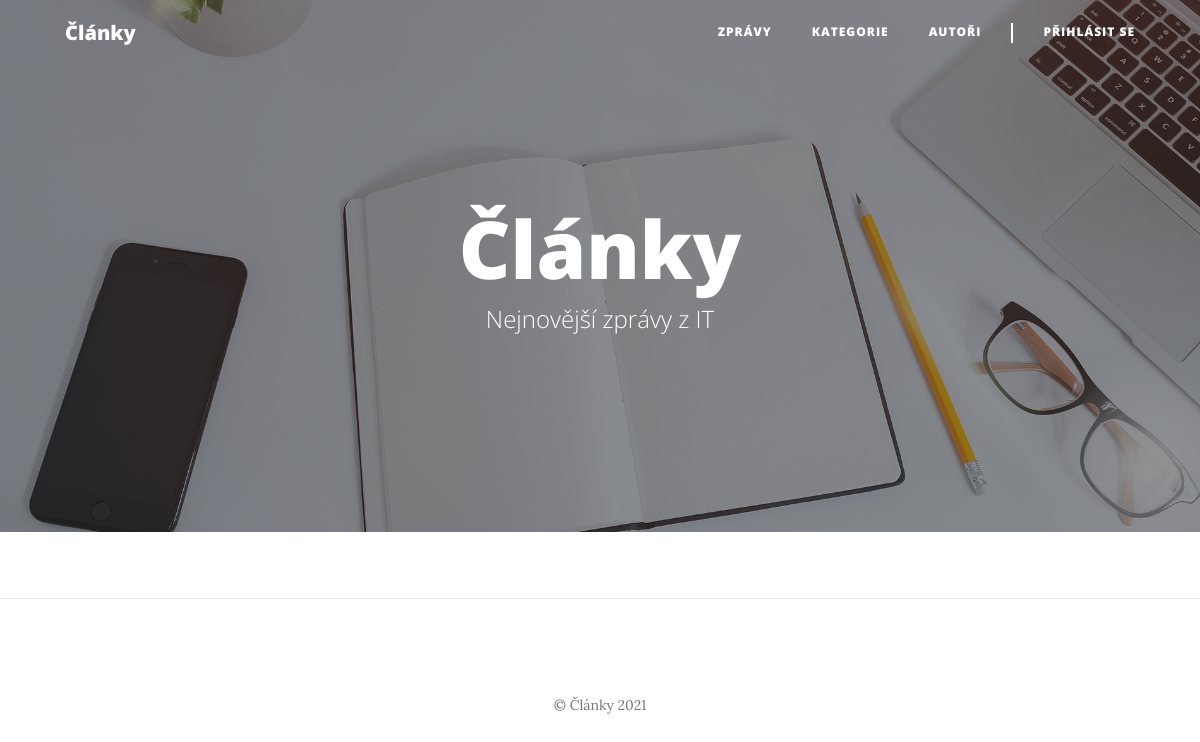
/, run on an earlier commit of the app's database.
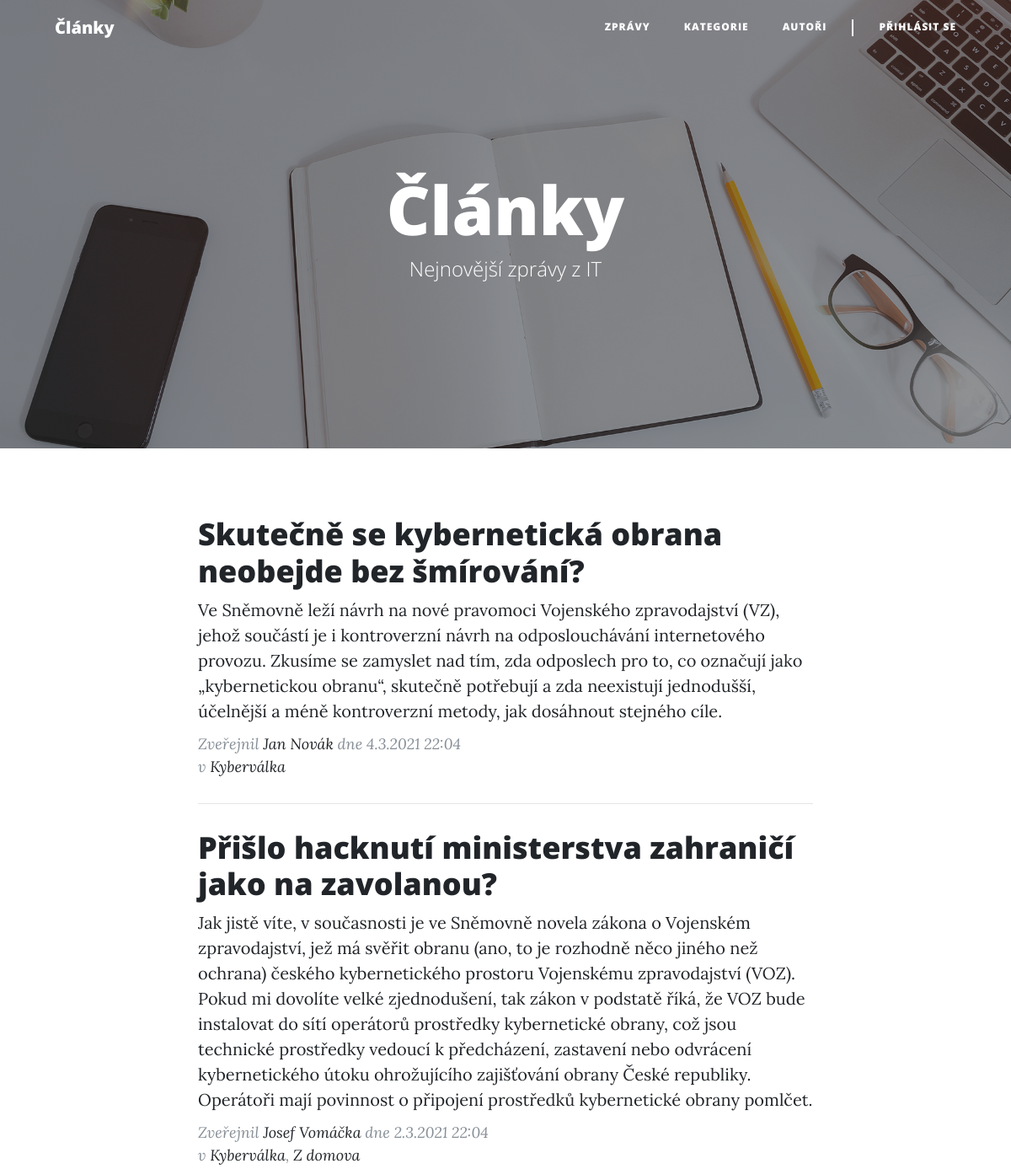
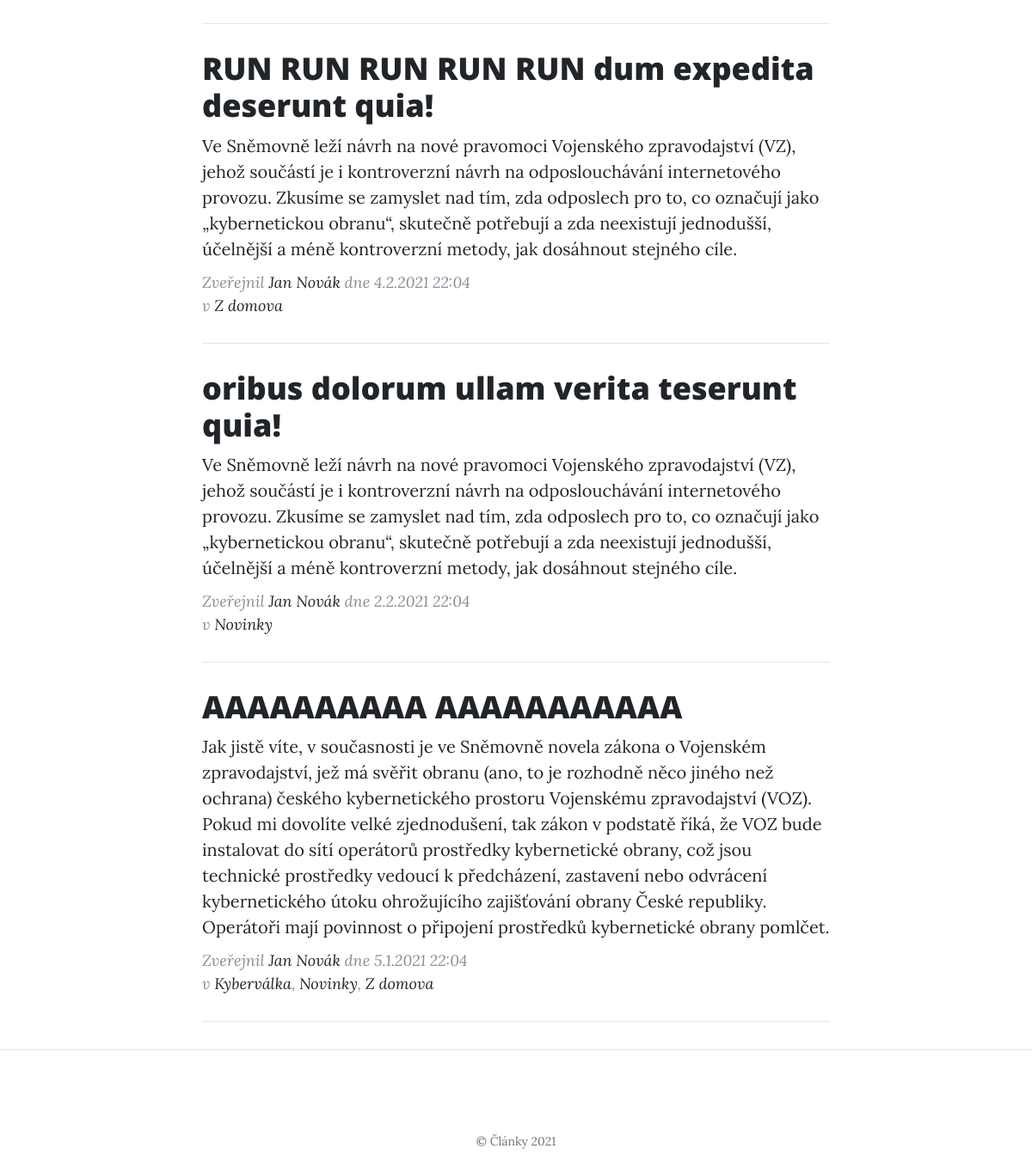
And on a later commit of the database (2 pictures, top to bottom).
### tables this page shows
CREATE TABLE `article` (
  `id` int(10) UNSIGNED NOT NULL,
  `user_id` int(10) UNSIGNED DEFAULT NULL,
  `title` varchar(150) NOT NULL,
  `perex` text NOT NULL,
  `text` text NOT NULL,
  `created_at` datetime NOT NULL DEFAULT current_timestamp(),
  `published` tinyint(1) NOT NULL DEFAULT 0
);

CREATE TABLE `user` (
  `id` int(10) UNSIGNED NOT NULL,
  `email` varchar(50) NOT NULL,
  `password` varchar(256) NOT NULL,
  `name` varchar(30) NOT NULL,
  `admin` tinyint(1) NOT NULL DEFAULT 0
);

CREATE TABLE `category` (
  `id` int(10) UNSIGNED NOT NULL,
  `name` varchar(50) NOT NULL
);

### php/templates/article_list.php (called while the page is built)
<?php
include "./php/partials/document_start.php";
include "./php/partials/article_list.php";
include "./php/partials/document_end.php";

### index.php (called while the page is built, shortened)
<?php
require_once "./php/Application.php";
$ar = Application::context()->article_repository;
$articles = $ar->getArticlesLast5();
$title = "Články";
$heading = $title;
$subheading = "Nejnovější zprávy z IT";
$header_background = "img/home-bg.jpg";
include "./php/templates/article_list.php";

### php/Application.php (called while the page is built, shortened)
<?php
class Application
{
    private static $context;
    public static function loadModel($className)
    {
        $filename = "./php/model/" . $className . ".php";
    }
    public static function context()
    {
        if (!isset(self::$context)) {
            self::$context = new DatabaseContext();
        }
        return self::$context;
    }
    public static function logged_in()
    {
        return false;
    }
}

### php/model/Database.php (called while the page is built, shortened)
<?php
class Database
{
    private $conn;
    public function __construct()
    {
        $this->conn = new PDO(sprintf("mysql:host=%s;dbname=%s", self::HOST, self::DBNAME), self::USER, self::PASS, [
            PDO::ATTR_ERRMODE => PDO::ERRMODE_EXCEPTION
        ]);
        $this->conn->query("set names utf8");
    }
    public function select($sql, $params = [])
    {
        $stmt = $this->execute($sql, $params);
        return $stmt->fetchAll();
    }
    private function execute($sql, $params = [])
    {
        $stmt = $this->conn->prepare($sql);
        $stmt->execute($params);
        return $stmt;
    }
}

### php/model/DatabaseContext.php (called while the page is built, shortened)
<?php
class DatabaseContext
{
    private $database;
    public function __construct()
    {
        $this->database = new Database();
    }
    public function __get($name)
    {
        if (!isset($this->{$name})) {
            switch ($name) {
                case 'article_repository':
                    $this->article_repository = new ArticleRepository($this->database);
                case 'category_repository':
                    $this->category_repository = new CategoryRepository($this->database);
                case 'comment_repository':
                    $this->comment_repository = new CommentRepository($this->database);
                case 'user_repository':
                    $this->user_repository = new UserRepository($this->database);
            }
        }
        return $this->{$name};
    }
}

### php/model/BaseRepository.php (called while the page is built, shortened)
<?php
abstract class BaseRepository
{
    public function __construct(Database $db)
    {
        $this->db = $db;
    }
}

### php/model/ArticleRepository.php (called while the page is built, shortened)
<?php
class ArticleRepository extends BaseRepository
{
    public function getArticlesLast5()
    {
        $sql = "
            select
                article.*,
                user.name as user_name
            from article
                left join user on article.user_id = user.id
            where published = 1
            order by created_at desc
            limit 5
        ";
        $articles = $this->db->select($sql);
        return $this->addCategories($articles);
    }
    private function addCategories($articles)
    {
        foreach ($articles as $key => $article) {
            $articles[$key]["categories"] = Application::context()->category_repository->getCategoriesArticle($article["id"]);
        }
        return $articles;
    }
}

### php/model/CategoryRepository.php (called while the page is built, shortened)
<?php
class CategoryRepository extends BaseRepository
{
    public function getCategoriesArticle($article_id)
    {
        $sql = "
            select
                category.*
            from category
                inner join article_category on article_category.category_id = category.id
            where article_category.article_id = :article_id
        ";
        $params = [
            ":article_id" => $article_id
        ];
        $categories = $this->db->select($sql, $params);
        return $categories;
    }
}

### php/partials/article_meta.php (the view)
<p class="article-meta">Zveřejnil
  <a href="<?= "user.php?id=" . $article["user_id"] ?>"><?= $article["user_name"] ?></a>
  dne <?= date_format(date_create($article["created_at"]), "j.n.Y G:i") ?>
  <br>
  <?php
  if (count($article["categories"]) !== 0) {
    $category_anchors = $article["categories"];
    array_walk($category_anchors, function (&$category) {
      $category = '<a href="category.php?id=' . $category["id"] . '">' . $category["name"] . "</a>";
    });
    echo "v " . join(", ", $category_anchors);
  }
  ?>
</p>

### php/partials/document_start.php (shortened to what this page needs)
<!DOCTYPE html>
<html lang="cs">
<head>
  <link rel="stylesheet" href="https://cdn.jsdelivr.net/npm/bootstrap@4.6.0/dist/css/bootstrap.min.css">
  <link href="css/clean-blog.css" rel="stylesheet">
  <link href="css/micromodal.css" rel="stylesheet">
</head>
<body>
  <nav class="navbar navbar-expand-lg navbar-light fixed-top" id="mainNav">
    <div class="container">
      <a class="navbar-brand" href="index.php">Články</a>
      <div class="collapse navbar-collapse" id="navbarResponsive">
        <ul class="navbar-nav ml-auto">
          <li class="nav-item">
            <a class="nav-link" href="index.php">Zprávy</a>
          </li>
          <li class="nav-item">
            <a class="nav-link" href="categories.php">Kategorie</a>
          </li>
          <li class="nav-item">
            <a class="nav-link" href="users.php">Autoři</a>
          </li>
          <li class="nav-item separator only-widescreen"></li>
          <?php if (Application::logged_in()) : ?>
            <li class="nav-item">
              <p <?= Application::user()["admin"] ? 'class="bg-danger"' : "" ?>><?= Application::user()["name"] ?></p>
            </li>
            <li class="nav-item">
              <a class="nav-link" href="administration.php">Administrace</a>
            </li>
            <li class="nav-item">
              <a class="nav-link" href="logout.php">Odhlásit se</a>
            </li>
          <?php else : ?>
            <li class="nav-item">
              <a class="nav-link" href="login.php">Přihlásit se</a>
            </li>
          <?php endif; ?>
        </ul>
      </div>
    </div>
  </nav>
  <header class="masthead" <?= empty($header_background) ? "" : "style=\"background-image: url('$header_background')\"" ?>>
    <div class="overlay"></div>
    <div class="container">
      <div class="row">
        <div class="col-lg-8 col-md-10 mx-auto">
          <?php
          include "./php/partials/header_$header_type.php";
          ?>
        </div>
      </div>
    </div>
  </header>
  <div class="container">
    <div class="row">
      <div class="col-lg-8 col-md-10 mx-auto">

### php/partials/header_site.php
<div class="site-heading">
  <h1><?= empty($heading) ? "" : $heading ?></h1>
  <span class="subheading"><?= empty($subheading) ? "" : $subheading ?></span>
</div>

### php/partials/document_end.php (shortened to what this page needs)
      </div>
    </div>
  </div>
  <hr>
  <footer>
    <div class="container">
      <div class="row">
        <div class="col-lg-8 col-md-10 mx-auto">
          <p class="copyright text-muted">&copy; Články 2021</p>
        </div>
      </div>
    </div>
  </footer>
</body>
</html>

### php/partials/article_list.php
<?php
foreach ($articles as $article) {
  if ($article["published"] == 1) {
    include "./php/partials/article_preview.php";
  }
}

### php/partials/article_preview.php
<div class="article-preview">
  <a href="<?= "article.php?id=" . $article["id"] ?>">
    <h2 class="article-title">
      <?= $article["title"] ?>
    </h2>
    <p class="article-subtitle">
      <?= $article["perex"] ?>
    </p>
  </a>
  <?php include "./php/partials/article_meta.php"; ?>
</div>
<hr>

### css/clean-blog.css (style rules this page uses)
body { font-size: 20px; color: #212529; font-family: "Lora", "Times New Roman", serif; }
p { line-height: 1.5; margin: 30px 0; }
p a { text-decoration: underline; }
h1, h2, h3, h4, h5, h6 { font-weight: 800; font-family: "Open Sans", "Helvetica Neue", Helvetica, Arial, sans-serif; }
a { color: #212529; transition: all 0.2s; }
#mainNav { position: absolute; border-bottom: 1px solid #e9ecef; background-color: white; font-family: "Open Sans", "Helvetica Neue", Helvetica, Arial, sans-serif; }
#mainNav .navbar-brand { font-weight: 800; color: #343a40; }
#mainNav .navbar-nav > li.nav-item > a, #mainNav .navbar-nav > li.nav-item > p { font-size: 12px; font-weight: 800; letter-spacing: 1px; text-transform: uppercase; }
#mainNav .navbar-nav > li.nav-item.separator { height: 1em; width: 0; border-right-width: 2px; border-right-style: solid; }
#mainNav .navbar-nav > li.nav-item.only-widescreen { display: none; }
@media only screen and (min-width: 992px) { #mainNav { border-bottom: 1px solid transparent; background: transparent; } }
@media only screen and (min-width: 992px) { #mainNav .navbar-brand { padding: 10px 20px; color: #fff; } }
@media only screen and (min-width: 992px) { #mainNav .navbar-nav > li.nav-item > a, #mainNav .navbar-nav > li.nav-item > p { padding: 10px 20px; color: #fff; } }
@media only screen and (min-width: 992px) { #mainNav .navbar-nav > li.nav-item.separator { margin: 10px 10px; border-color: #fff; } }
@media only screen and (min-width: 992px) { #mainNav .navbar-nav > li.nav-item.only-widescreen { display: initial; } }
@media only screen and (min-width: 992px) { #mainNav { transition: background-color 0.2s; transform: translate3d(0, 0, 0); -webkit-backface-visibility: hidden; backface-visibility: hidden; } }
header.masthead { margin-bottom: 50px; background: no-repeat center center; background-color: #868e96; background-attachment: scroll; position: relative; background-size: cover; }
header.masthead .overlay { position: absolute; top: 0; left: 0; height: 100%; width: 100%; background-color: #212529; opacity: 0.5; }
header.masthead .page-heading, header.masthead .article-heading, header.masthead .site-heading { padding: 200px 0 150px; color: white; }
@media only screen and (min-width: 768px) { header.masthead .page-heading, header.masthead .article-heading, header.masthead .site-heading { padding: 200px 0; } }
header.masthead .page-heading, header.masthead .site-heading { text-align: center; }
header.masthead .page-heading h1, header.masthead .site-heading h1 { font-size: 50px; margin-top: 0; }
header.masthead .page-heading .subheading, header.masthead .site-heading .subheading { font-size: 24px; font-weight: 300; line-height: 1.1; display: block; margin: 10px 0 0; font-family: "Open Sans", "Helvetica Neue", Helvetica, Arial, sans-serif; }
@media only screen and (min-width: 768px) { header.masthead .page-heading h1, header.masthead .site-heading h1 { font-size: 80px; } }
.article-preview > a { color: #212529; }
.article-preview > a > .article-title { font-size: 30px; margin-top: 30px; margin-bottom: 10px; }
.article-preview > a > .article-subtitle { font-weight: 300; margin: 0 0 10px; }
.article-meta { font-size: 18px; font-style: italic; margin-top: 0; color: #868e96; }
.article-meta > a { text-decoration: none; color: #212529; }
@media only screen and (min-width: 768px) { .article-preview > a > .article-title { font-size: 36px; } }
footer { padding: 50px 0 65px; }
footer .copyright { font-size: 14px; margin-bottom: 0; text-align: center; }

What changed in the data, as far as the page shows it:
now on this page (row edited): article: title "Skutečně se kybernetická obrana neobejde bez šmírování?", perex "Ve Sněmovně leží návrh na nové pravomoci Vojenského zpravodajství (VZ), jehož součástí je i kontroverzní návrh na odposlouchávání internetového provozu. Zkusíme se zamyslet nad tím, zda odposlech pro to, co označují jako „kybernetickou obranu“, skutečně potřebují a zda neexistují jednodušší, účelnější a méně kontroverzní metody, jak dosáhnout stejného cíle.", user.name "Jan Novák", created_at "4.3.2021 22:04"
now on this page (row unchanged): category: name "Kyberválka"
now on this page (row edited): article: title "Přišlo hacknutí ministerstva zahraničí jako na zavolanou?", perex "Jak jistě víte, v současnosti je ve Sněmovně novela zákona o Vojenském zpravodajství, jež má svěřit obranu (ano, to je rozhodně něco jiného než ochrana) českého kybernetického prostoru Vojenskému zpravodajství (VOZ). Pokud mi dovolíte velké zjednodušení, tak zákon v podstatě říká, že VOZ bude instalovat do sítí operátorů prostředky kybernetické obrany, což jsou technické prostředky vedoucí k předcházení, zastavení nebo odvrácení kybernetického útoku ohrožujícího zajišťování obrany České republiky. Operátoři mají povinnost o připojení prostředků kybernetické obrany pomlčet.", user.name "Josef Vomáčka", created_at "2.3.2021 22:04", category_anchors ","
added category: name "Z domova"
added article: title "RUN RUN RUN RUN RUN dum expedita deserunt quia!", perex "Ve Sněmovně leží návrh na nové pravomoci Vojenského zpravodajství (VZ), jehož součástí je i kontroverzní návrh na odposlouchávání internetového provozu. Zkusíme se zamyslet nad tím, zda odposlech pro to, co označují jako „kybernetickou obranu“, skutečně potřebují a zda neexistují jednodušší, účelnější a méně kontroverzní metody, jak dosáhnout stejného cíle.", user.name "Jan Novák", created_at "4.2.2021 22:04"
added article: title "oribus dolorum ullam verita teserunt quia!", perex "Ve Sněmovně leží návrh na nové pravomoci Vojenského zpravodajství (VZ), jehož součástí je i kontroverzní návrh na odposlouchávání internetového provozu. Zkusíme se zamyslet nad tím, zda odposlech pro to, co označují jako „kybernetickou obranu“, skutečně potřebují a zda neexistují jednodušší, účelnější a méně kontroverzní metody, jak dosáhnout stejného cíle.", user.name "Jan Novák", created_at "2.2.2021 22:04"
now on this page (row edited): category: name "Novinky"
added article: title "AAAAAAAAAA AAAAAAAAAAA", perex "Jak jistě víte, v současnosti je ve Sněmovně novela zákona o Vojenském zpravodajství, jež má svěřit obranu (ano, to je rozhodně něco jiného než ochrana) českého kybernetického prostoru Vojenskému zpravodajství (VOZ). Pokud mi dovolíte velké zjednodušení, tak zákon v podstatě říká, že VOZ bude instalovat do sítí operátorů prostředky kybernetické obrany, což jsou technické prostředky vedoucí k předcházení, zastavení nebo odvrácení kybernetického útoku ohrožujícího zajišťování obrany České republiky. Operátoři mají povinnost o připojení prostředků kybernetické obrany pomlčet.", user.name "Jan Novák", created_at "5.1.2021 22:04", category_anchors ", ,"
